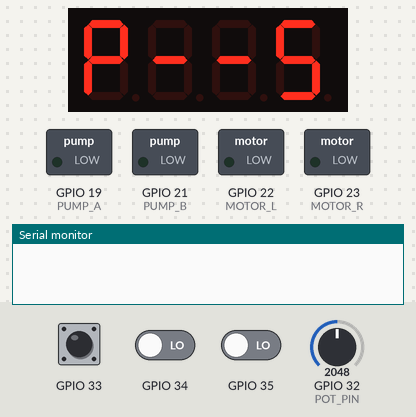
The sketch below on a simulated ESP32. Parts: 4-digit seven-segment display, switched loads named in the sketch (green lamp = pin HIGH), the last lines printed to the serial monitor. Inputs (shaded band) come from the test bench; at power-on: GPIO 34 LOW, GPIO 32 (POT_PIN) = 2048, GPIO 33 HIGH, GPIO 35 LOW.

Above: at 1.2 s.
1.3 s: GPIO 34 driven HIGH
At 3.6 s:
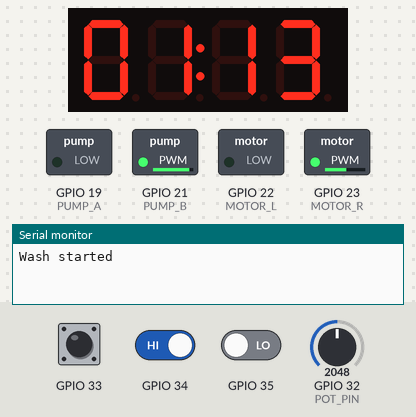
At 5.7 s:
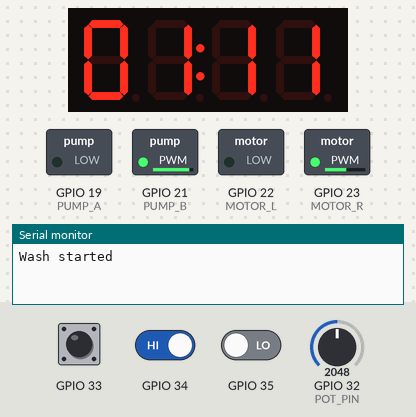
Timing chart, 0 to 7.2 s (numbered marks = the images above; inputs shaded):
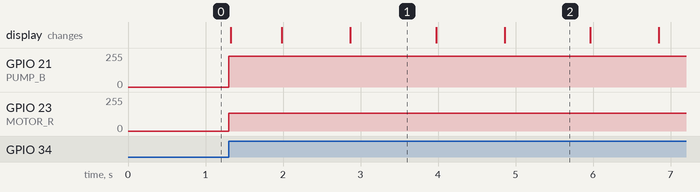

Measured:
- after the input at 1.3 s, GPIO 21 (PUMP_B): 0/255 → 230/255 at once; GPIO 23 (MOTOR_R): 0/255 → 135/255 at once; the display: first changes at once (image 1 shows a later state)
- what the display in image 1 shows lasts 1.1 s, from 2.9 s to 4.0 s

The sketch:

Code.ino
```cpp
#include <Arduino.h>
#include <TM1637Display.h>

#define CLK 12
#define DIO 13

#define MIN_WASH_MS 30000UL
#define MAX_WASH_MS 120000UL

#define MOTOR_L 22
#define MOTOR_R 23

#define PUMP_A 19
#define PUMP_B 21

#define POT_PIN 32

bool startButtonPressed = false;

bool IRenabled = false;
bool irToggled = false;
bool IRactivated = false;
bool irToggleRequested = false;

unsigned long lastToggleTime = 0;

const uint8_t SEG_DONE[] = {
    SEG_B | SEG_C | SEG_D | SEG_E | SEG_G,         // d
    SEG_A | SEG_B | SEG_C | SEG_D | SEG_E | SEG_F, // O
    SEG_C | SEG_E | SEG_G,                         // n
    SEG_A | SEG_D | SEG_E | SEG_F | SEG_G          // E
};

TM1637Display display(CLK, DIO);

void IRAM_ATTR onIR() {
  IRactivated = true;
}
void IRAM_ATTR onStartButton() {
  startButtonPressed = true;
}
void IRAM_ATTR onToggleIR() {
  irToggleRequested = true;
}

void setup() {
  Serial.begin(115200);
  display.setBrightness(0x0f);

  pinMode(MOTOR_L, OUTPUT);
  pinMode(MOTOR_R, OUTPUT);
  pinMode(PUMP_A, OUTPUT);
  pinMode(PUMP_B, OUTPUT);

  pinMode(33, INPUT); attachInterrupt(digitalPinToInterrupt(33),  onIR,         FALLING);
  pinMode(34, INPUT); attachInterrupt(digitalPinToInterrupt(34), onStartButton, RISING);
  pinMode(35, INPUT); attachInterrupt(digitalPinToInterrupt(35), onToggleIR,    RISING);

  analogSetWidth(12);
  analogSetPinAttenuation(POT_PIN, ADC_11db);
  pinMode(POT_PIN, INPUT);
}

void startWash(long durationMs, int prog) {
  int motorPWM = map(prog, 1, 9, 90, 180);

  // turn on motor & pump
  analogWrite(MOTOR_L, 0);
  analogWrite(MOTOR_R, motorPWM);
  analogWrite(PUMP_A, 0);
  analogWrite(PUMP_B, 230);
  Serial.println("Wash started");

  unsigned long start = millis(), now;
  while ((now = millis()) - start < (unsigned long)durationMs) {
    unsigned long remaining = durationMs - (now - start);
    // convert to whole seconds
    long remSec = (remaining + 500) / 1000;
    int m = remSec / 60;
    int s = remSec % 60;
    int dispVal = m * 100 + s;
    // show MM:SS
    display.showNumberDecEx(dispVal, 0x80 >> 1, true, 4, 0);
    delay(200);
  }

  // turn off
  analogWrite(MOTOR_R, 0);
  analogWrite(PUMP_B, 0);
  Serial.println("Wash complete");

  // clear triggers
  IRactivated = startButtonPressed = false;

  // DONE message
  display.setSegments(SEG_DONE);
  delay(3000);
  display.clear();
}

void loop() {
  int pot = analogRead(POT_PIN);
  int prog = map(pot, 0, 4095, 1, 9);

  if (irToggleRequested) {
    irToggleRequested = false;

    unsigned long now = millis();
    if (now - lastToggleTime > 2000) {
      IRenabled = !IRenabled;
      irToggled = true;
      IRactivated = false;
      lastToggleTime = now;
    }
  }

  if (irToggled) {
    irToggled = false;
    IRactivated = false;

    if (IRenabled) {
      // Show "IrOn"
      uint8_t irOn[4] = {
        SEG_E | SEG_F,                                  // I
        SEG_E | SEG_G,                                  // r
        SEG_A | SEG_B | SEG_C | SEG_D | SEG_E | SEG_F,  // O
        SEG_C | SEG_E | SEG_G                           // n
      };
      display.clear();
      display.setSegments(irOn);
    } else {
      // Show "IrOF"
      uint8_t irOf[4] = {
        SEG_E | SEG_F,                                  // I
        SEG_E | SEG_G,                                  // r
        SEG_A | SEG_B | SEG_C | SEG_D | SEG_E | SEG_F,  // O
        SEG_A | SEG_E | SEG_F | SEG_G                   // F
      };
      display.clear();
      display.setSegments(irOf);
    }

    delay(1000);
  }

  // build "P‑‑n" segments
  uint8_t segs[4];
  segs[0] = SEG_A | SEG_B | SEG_E | SEG_F | SEG_G; // 'P'
  segs[1] = SEG_G;                                // '-'
  segs[2] = SEG_G;                                // '-'
  segs[3] = display.encodeDigit(prog);            // '1'..'9'
  display.setSegments(segs);

  // trigger
  if ((IRactivated && IRenabled) || startButtonPressed) {
    long washDur = map(prog, 1, 9, MIN_WASH_MS, MAX_WASH_MS);
    startWash(washDur, prog);
  }

  delay(50);
}
```
